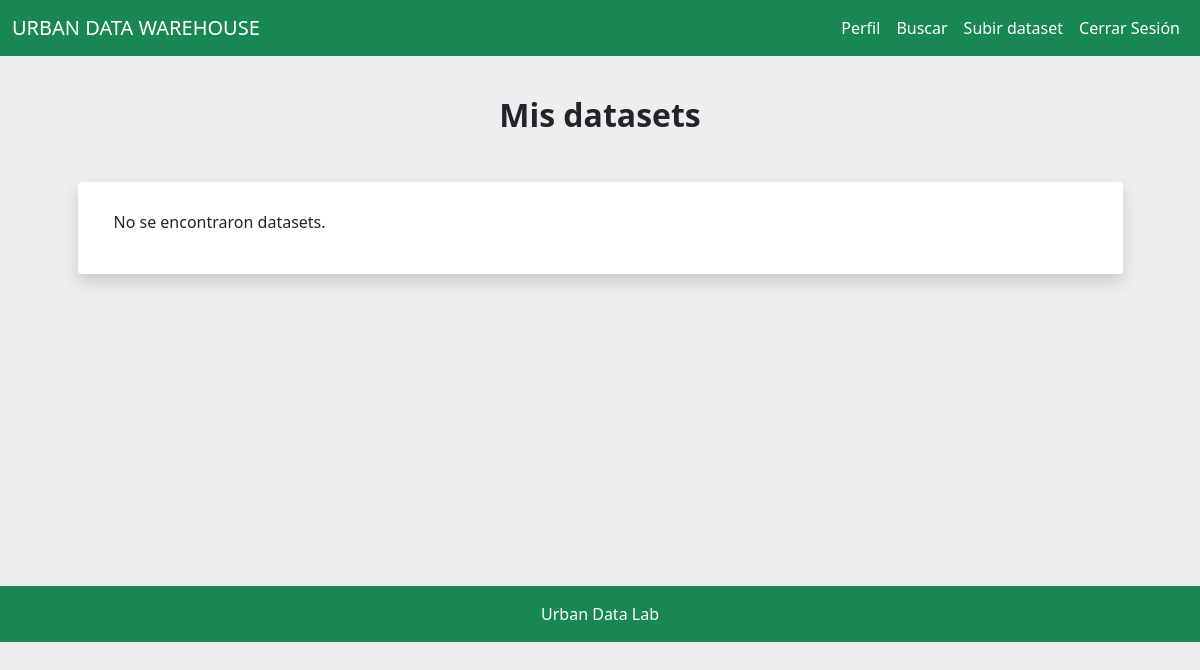
The page /profile (signed in) on the database as committed earlier.
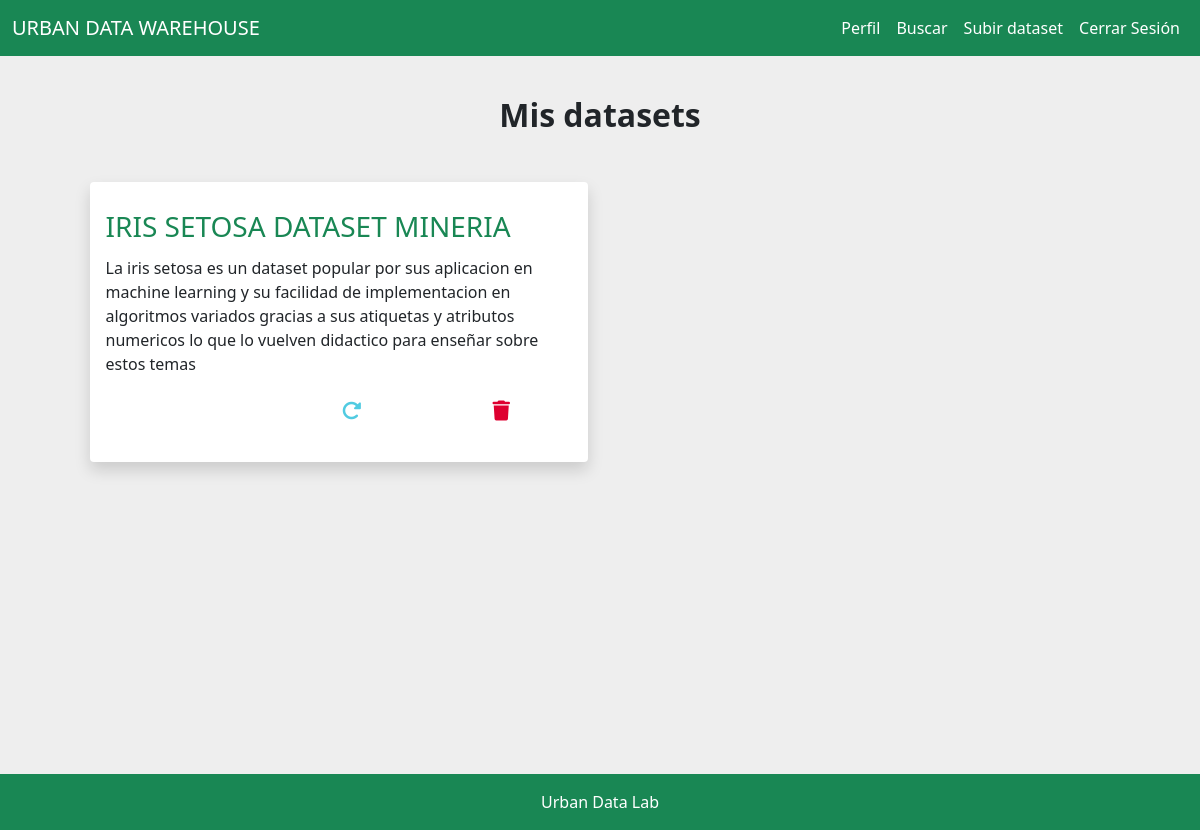
The same page on the database as committed later.
### tables this page shows
CREATE TABLE datasets (
            id INTEGER PRIMARY KEY AUTOINCREMENT,
            user_id INTEGER NOT NULL,
            name TEXT NOT NULL,
            description TEXT,
            upload_date DATE NOT NULL,
            tag TEXT,
            size REAL,
            has_report BOOLEAN NOT NULL,
            FOREIGN KEY(user_id) REFERENCES users(id)
        );

### routes.py (the view)
@app.route('/profile', methods=['GET', 'POST'])
@login_required
def profile():
    db = get_db()
    cursor = db.cursor()
    cursor.execute('''
        SELECT datasets.id, datasets.name, datasets.description, datasets.upload_date, datasets.tag, datasets.size
        FROM datasets
        JOIN users ON datasets.user_id = users.id
        WHERE users.username = ?
        ORDER BY datasets.upload_date DESC
    ''', (current_user.username,))
    datasets = cursor.fetchall()
    return render_template('profile.html', datasets=datasets)

### __init__.py (called while the page is built)
def get_db():
    db = getattr(g, '_database', None)
    if db is None:
        db = g._database = sqlite3.connect(DATABASE)
    return db

@app.teardown_appcontext
def close_connection(exception):
    db = getattr(g, '_database', None)
    if db is not None:
        db.close()

### models.py (called while the page is built)
@login_manager.user_loader
def load_user(user_id):
    return User.get(user_id)

    @staticmethod
    def get(user_id):
        db = get_db()
        cursor = db.cursor()
        cursor.execute("SELECT * FROM users WHERE id = ?", (user_id,))
        user = cursor.fetchone()
        if not user:
            return None
        return User(id=user[0], username=user[1], password_hash=user[2])

### templates/profile.html
{% extends "base.html" %}
{% block content %}
<div class="row justify-content-center">
    <div class="d-flex justify-content-center">
        <h2 class="fw-bold mt-3 mb-4">Mis datasets</h2>
    </div>
    <div class="col-md-11 ">
        <div class="row">
            {% if datasets %}
                {% for ds in datasets %}
                    <div class="col-6">
                        <div class="shadow rounded-1 bg-white mt-4 ojo">
                            <br>
                            <div class="ms-3 me-2 mt-1 mb-2">
                                <div class="d-flex">
                                    <h3 class="iverde">
                                        <a href="{{ url_for('view', dataset_id=ds[0]) }}" class="text-decoration-none text-success">{{ ds[1] }}</a>
                                    </h3>
                                </div>
                                <div class="mb-1 mt-1">
                                    <p>{{ ds[2] }}</p>
                                    <div class="d-flex align-items-center ms-1 me-1">
                                        <button type="submit" class="btn btn-primary esperanza flex-grow-1 gordito ojo fw-bold" name="action" value="update">
                                            <i class="fa-solid fa-rotate-right fa-lg ojo2 iblanco "></i>
                                        </button>
                                        <form method="POST" action="{{ url_for('update', dataset_id=ds[0]) }}" class="gordito">
                                            <button type="submit" class="btn btn-primary esperanza flex-grow-1 gordito ojo fw-bold" name="action" value="update">
                                                <i class="fa-solid fa-rotate-right fa-lg ojo2 iazul"></i>
                                            </button>
                                        </form>
                                        <form method="POST" action="{{ url_for('delete', dataset_id=ds[0]) }}" class="gordito" onsubmit="return confirm('¿Estás seguro de que deseas eliminar este dataset?');">
                                            <button type="submit" class="btn btn-primary esperanza flex-grow-1 gordito ojo fw-bold" name="action" value="delete">
                                                <i class="fa-solid fa-trash fa-lg ojo2 irojo"></i>
                                            </button>
                                        </form>
                                    </div>
                                </div>
                            </div>
                            <br>
                        </div>
                    </div>
                {% endfor %}
            {% else %}
                <div class="shadow rounded-1 bg-white mt-4 ojo">
                    <br>
                    <div class="ms-4 me-4 mt-1 mb-2">
                        <p>No se encontraron datasets.</p>
                    </div>
                    <br>
                </div>
            {% endif %}
        </div>
    </div>
</div>
{% endblock %}

### templates/base.html (shortened to what this page needs)
<!DOCTYPE html>
<html lang="es">
  <head>
    <link
      href="https://cdn.jsdelivr.net/npm/bootstrap@5.3.0/dist/css/bootstrap.min.css"
      rel="stylesheet"
    />
    <link
      rel="stylesheet"
      type="text/css"
      href="{{ url_for('static', filename='basic.css') }}"
    />
    <link
      href="https://cdn.jsdelivr.net/npm/sweetalert2@11.14.5/dist/sweetalert2.min.css"
      rel="stylesheet"
    />
    <link rel="stylesheet" href="https://cdnjs.cloudflare.com/ajax/libs/font-awesome/6.7.1/css/all.min.css" />
  </head>
  <body>
    <nav class="navbar navbar-expand-lg navbar-light bg-success">
      <div class="container-fluid">
        <a class="navbar-brand text-white" href="{{ url_for('index') }}"
          >URBAN DATA WAREHOUSE</a
        >
        <div class="collapse navbar-collapse">
          <ul class="navbar-nav ms-auto">
            {% if current_user.is_authenticated %}
            <li class="nav-item">
              <a class="nav-link text-white ojo" href="{{ url_for('profile') }}"
                >Perfil</a
              >
            </li>
            <li class="nav-item">
              <a class="nav-link text-white ojo" href="{{ url_for('search') }}"
                >Buscar</a
              >
            </li>
            <li class="nav-item">
              <a class="nav-link text-white ojo" href="{{ url_for('upload') }}"
                >Subir dataset</a
              >
            </li>
            <li class="nav-item">
              <a class="nav-link text-white ojo" href="{{ url_for('logout') }}"
                >Cerrar Sesión</a
              >
            </li>
            {% endif %}
          </ul>
        </div>
      </div>
    </nav>
    <div class="container mt-4">
       {% block content %}{% endblock %}
    </div>
    <footer>
      <br /><br /><br /><br /><br /><br /><br /><br /><br /><br /><br /><br /><br />
      <nav class="navbar navbar-light bg-success">
        <div class="container-fluid">
          <span class="navbar-text text-white mx-auto"> Urban Data Lab </span>
        </div>
      </nav>
    </footer>
  </body>
</html>

### static/basic.css (style rules this page uses)
:root { --principal: #03b600; --principal2:rgba(255, 255, 255, 0.256)d; --principallight: #5cab60d7; --secundario: #00b41e; --secundariolight: #63de7b6a; }
.btn-primary { --bs-btn-color: #fff; --bs-btn-bg: #ffffff; --bs-btn-border-color: #ffffff; --bs-btn-hover-color: #fff; --bs-btn-hover-bg: #ffffff; --bs-btn-hover-border-color: #ffffff; --bs-btn-focus-shadow-rgb: 49, 132, 253; --bs-btn-active-color: #fff; --bs-btn-active-bg: #34ca0a; --bs-btn-active-border-color: #31be0a; --bs-btn-active-shadow: inset 0 3px 5px rgba(0, 0, 0, 0.125); --bs-btn-disabled-color: #fff; --bs-btn-disabled-bg: #69fd0d; --bs-btn-disabled-border-color: #55fd0d; }
body { margin: 0; padding: 0; overflow-x: hidden; background-color: #eeeeee; }
.navbar { width: 100%; margin: 0; }
.esperanza { border-radius: 17px; }
.gordito { width: 100%; }
.iblanco { color: #ffffff; }
.iverde { color: #00b436; }
.iazul { color: #51cbe1; }
.irojo { color: #de0030; }

Rows that differ between the two databases and show on the page:
added datasets: name "IRIS SETOSA DATASET MINERIA", description "La iris setosa es un dataset popular por sus aplicacion en machine learning y su facilidad de implementacion en algoritmos variados gracias a sus atiquetas y atributos numericos lo que lo vuelven didactico para enseñar sobre estos temas"
Other text that changed with them:
text no longer shown: "No se encontraron datasets."
